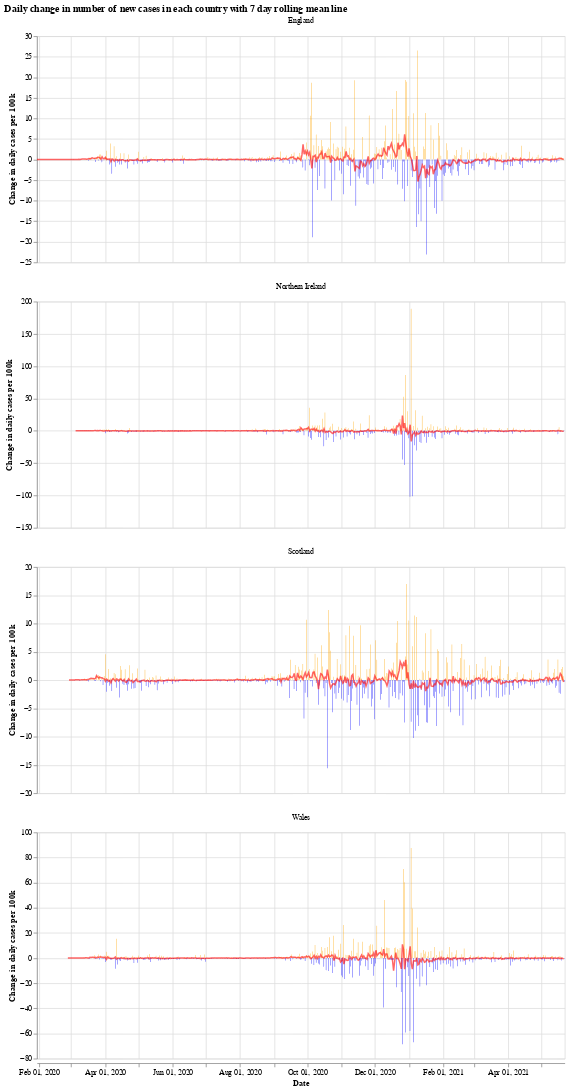

Notebook code cell kept with this figure:
### Markdown cell above
We will use the Python library `Altair` for visualising the data, see the [altair docs](https://altair-viz.github.io/) for more information.

First we have a graph which shows the daily change in the number of new cases for each country. This number jumps up and down all over the place, which is likely due to delay in reporting of new cases over the weekend. Another interesting thing is that it looks like the daily cases in Wales experienced a much shorter period of calm over the summer (calm in the sense of daily cases not jumping up and down).

The orange bars are days when the number of new cases (per 100k population) was more than the previous day, while the blue are days when the number of new cases dropped. The red line is the 7 day moving average. 

When the moving average line is below 0, it means that there is a consistent drop in new cases. We can see this clearly happening around the times that lockdowns were introduced (though, to varying degrees). I will update the graphs soon with a marker of when each lockdown started.

### Code cell
# collapse
import altair as alt

bars = alt.Chart(uk_cases).mark_bar().encode(
    x=alt.X("yearmonthdate(date):T", axis=alt.Axis(title='Date')),
    y=alt.Y("casesChangeRate:Q", axis=alt.Axis(title='Change in daily cases per 100k')),
    tooltip='casesChange',
    color=alt.condition(
        alt.datum.casesChangeRate > 0,
        alt.value("orange"),  # The positive color
        alt.value("blue")  # The negative color
    )
).properties(title='Daily change in number of new cases with 7 day rolling mean',width=700).interactive()

line = alt.Chart(uk_cases).mark_line(
    color='red',
    size=2,
    opacity=0.6
).transform_window(
    rolling_mean='mean(casesChangeRate)',
    frame=[0, 7],
    groupby=['areaName']
).encode(
    x='yearmonthdate(date):T',
    y='rolling_mean:Q'
)

alt.layer(bars, line, data=uk_cases).facet(alt.Column(
    'areaName', title=''), columns=1).resolve_scale(y='independent').properties(title='Daily change in number of new cases in each country with 7 day rolling mean line')

### Figure 1 — Vega-Lite specification as saved in the notebook (floating-point values rounded to 4 significant figures; data arrays with more than 128 entries replaced by an {"elided": "..."} marker saying what was removed)
{"config": {"view": {"continuousWidth": 400, "continuousHeight": 300}}, "data": {"name": "data-ebaec45da51aee3031d9d4d9cf884888"}, "facet": {"type": "nominal", "field": "areaName", "title": ""}, "spec": {"layer": [{"mark": "bar", "encoding": {"color": {"condition": {"value": "orange", "test": "(datum.casesChangeRate > 0)"}, "value": "blue"}, "tooltip": {"type": "quantitative", "field": "casesChange"}, "x": {"type": "temporal", "axis": {"title": "Date"}, "field": "date", "timeUnit": "yearmonthdate"}, "y": {"type": "quantitative", "axis": {"title": "Change in daily cases per 100k"}, "field": "casesChangeRate"}}, "selection": {"selector001": {"type": "interval", "bind": "scales", "encodings": ["x", "y"]}}, "title": "Daily change in number of new cases with 7 day rolling mean", "width": 700}, {"mark": {"type": "line", "color": "red", "opacity": 0.6, "size": 2}, "encoding": {"x": {"type": "temporal", "field": "date", "timeUnit": "yearmonthdate"}, "y": {"type": "quantitative", "field": "rolling_mean"}}, "transform": [{"window": [{"op": "mean", "field": "casesChangeRate", "as": "rolling_mean"}], "frame": [0, 7], "groupby": ["areaName"]}]}]}, "columns": 1, "resolve": {"scale": {"y": "independent"}}, "title": "Daily change in number of new cases in each country with 7 day rolling mean line", "$schema": "https://vega.github.io/schema/vega-lite/v4.8.1.json", "datasets": {"data-ebaec45da51aee3031d9d4d9cf884888": {"elided": "1820 records"}}}
